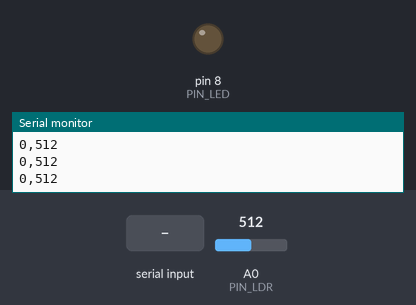
A sketch run on a simulated Arduino Uno, built with avr-gcc and run on an emulated ATmega328P. Shown: output pins drawn as LEDs (lit = HIGH), the last lines printed to the serial monitor. The inputs (shaded band) are chosen by the test bench; at power-on: A0 (PIN_LDR) = 512.

Above: at 1.2 s.
1.3 s: "1" received over Serial
At 2.4 s:
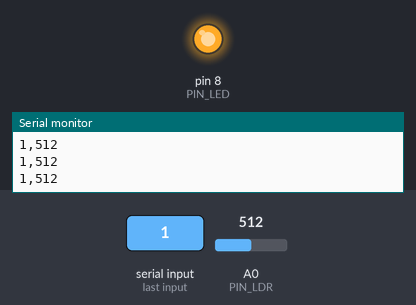
2.8 s: "0" received over Serial
At 3.5 s:
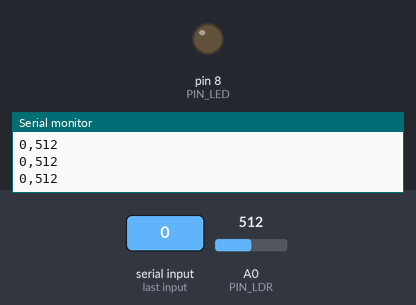
Timing chart, 0 to 5.8 s (numbered marks = the images above; inputs shaded):
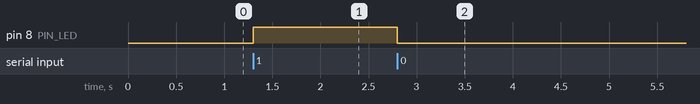

The sketch:

ldr_arduino.ino
```cpp
/*
  Instrumentación Biomédica — práctica LDR

  Circuito LDR: +5 V -- LDR -- A0 -- resistencia 10 kOhm -- GND
  LED de interés: D8 -- resistencia 330 Ohm -- ánodo LED; cátodo -- GND
  Tierra común. Luz interferente: linterna o segundo LED independiente.

  Protocolo:
    Orden desde PC '1' enciende LED, '0' apaga LED.
    Arduino transmite cada 100 ms: estado_LED,lectura_A0\n
    Ejemplo: 1,684
  El estado del LED es la REFERENCIA programada; la decisión corresponde
  a Qt a partir del valor de la LDR. No usar LDR para definir la referencia.
*/

const byte PIN_LDR = A0;
const byte PIN_LED = 8;
const unsigned long PERIODO_MS = 100;

bool ledEncendido = false;
unsigned long ultimoEnvio = 0;

void setup() {
  pinMode(PIN_LED, OUTPUT);
  digitalWrite(PIN_LED, LOW);
  Serial.begin(115200);
}

void loop() {
  while (Serial.available() > 0) {
    char orden = Serial.read();
    if (orden == '1') ledEncendido = true;
    if (orden == '0') ledEncendido = false;
    digitalWrite(PIN_LED, ledEncendido ? HIGH : LOW);
  }

  if (millis() - ultimoEnvio >= PERIODO_MS) {
    ultimoEnvio = millis();
    int adc = analogRead(PIN_LDR);
    Serial.print(ledEncendido ? 1 : 0);
    Serial.print(',');
    Serial.println(adc);
  }
}
```

Measured:
- after the input at 1.3 s, pin 8 (PIN_LED): LOW → HIGH at once
- after the input at 2.8 s, pin 8 (PIN_LED): HIGH → LOW at once
